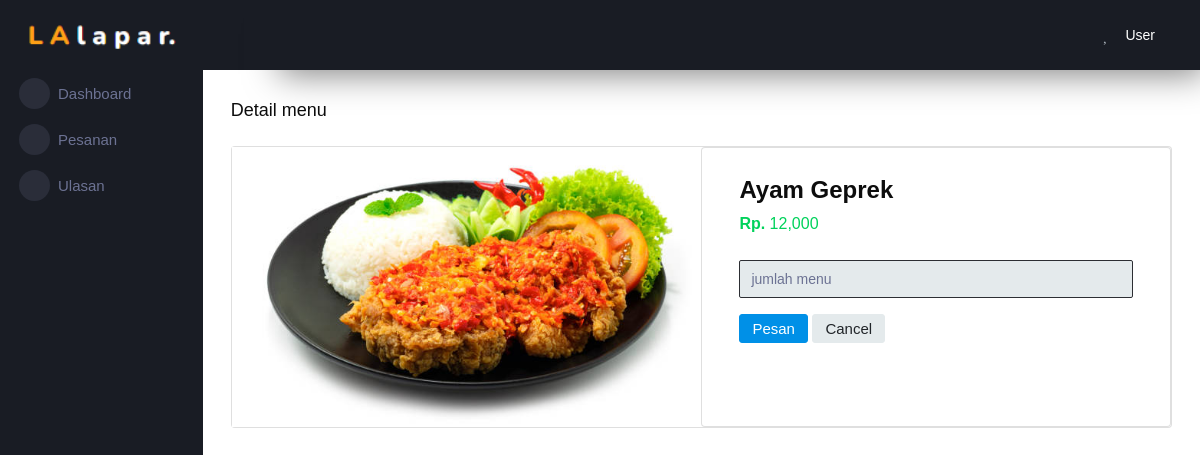
The app's page /user/pesan_menu.php?id=1 with its own data.
### tables this page shows
CREATE TABLE `menu` (
  `id` int(11) NOT NULL,
  `id_category` int(11) NOT NULL,
  `nm_menu` varchar(250) NOT NULL,
  `price` decimal(10,0) NOT NULL,
  `img` varchar(250) NOT NULL,
  `status` varchar(15) NOT NULL
);

### user/pesan_menu.php (the view, shortened to what this page needs)
<?php
include "../koneksi.php";
$id_menu = $_GET['id'];
$ambil = mysqli_query($koneksi, "SELECT * FROM menu WHERE id='$id_menu'");
$result = mysqli_fetch_array($ambil);
?>
<!DOCTYPE html>
<html lang="en">
  <head>
  <link rel="stylesheet" href="asset/vendors/mdi/css/materialdesignicons.min.css">
  <link rel="stylesheet" href="asset/vendors/css/vendor.bundle.base.css">
  <link rel="stylesheet" href="asset/style.css">
</head>
<body>
  <div class="container-scroller">
    <?php
      include('sidebar_user.php');
    ?>
    <div class="main-panel">
        <div class="content-wrapper">
            <div class="page-header">
                <h3 class="page-title text-dark"> Detail menu </h3>
            </div>
            <div class="card bg-light col-12">
                <div class="row">
                        <img src="../img/<?php echo $result['img'] ?>" class="card-img-top w-50" alt="...">
                    <div class="card bg-light col-6">
                        <div class="card-body text-dark">
                            <h3><b><?php echo $result['nm_menu'] ?></b></h3>
                            <label class="card-text text-success" style="margin-right: 10px;"><strong>Rp.</strong> <?php echo number_format($result['price']); ?></label>
                            <form class="form-inline mt-2 mt-lg-3" action="" method="POST">
                                <div class="mb-3 w-100">
                                    <input type="number" class="form-control bg-secondary text-dark w-100 h-50" name="jumlah" placeholder="jumlah menu" required>
                                </div>
                                <div class="mb-3">
                                    <input type="submit" class="btn btn-primary" name="submit" value="Pesan"></input>
                                    <a href="dashboard_user.php" class="btn btn-secondary">Cancel</a>
                                </div>
                            </form>
                        </div>
                    </div>
                </div>
            </div>
        </div>
    </div>
  </div>
</body>
</html>

### records on screen
menu: img (picture), nm_menu "Ayam Geprek", price "12,000"
